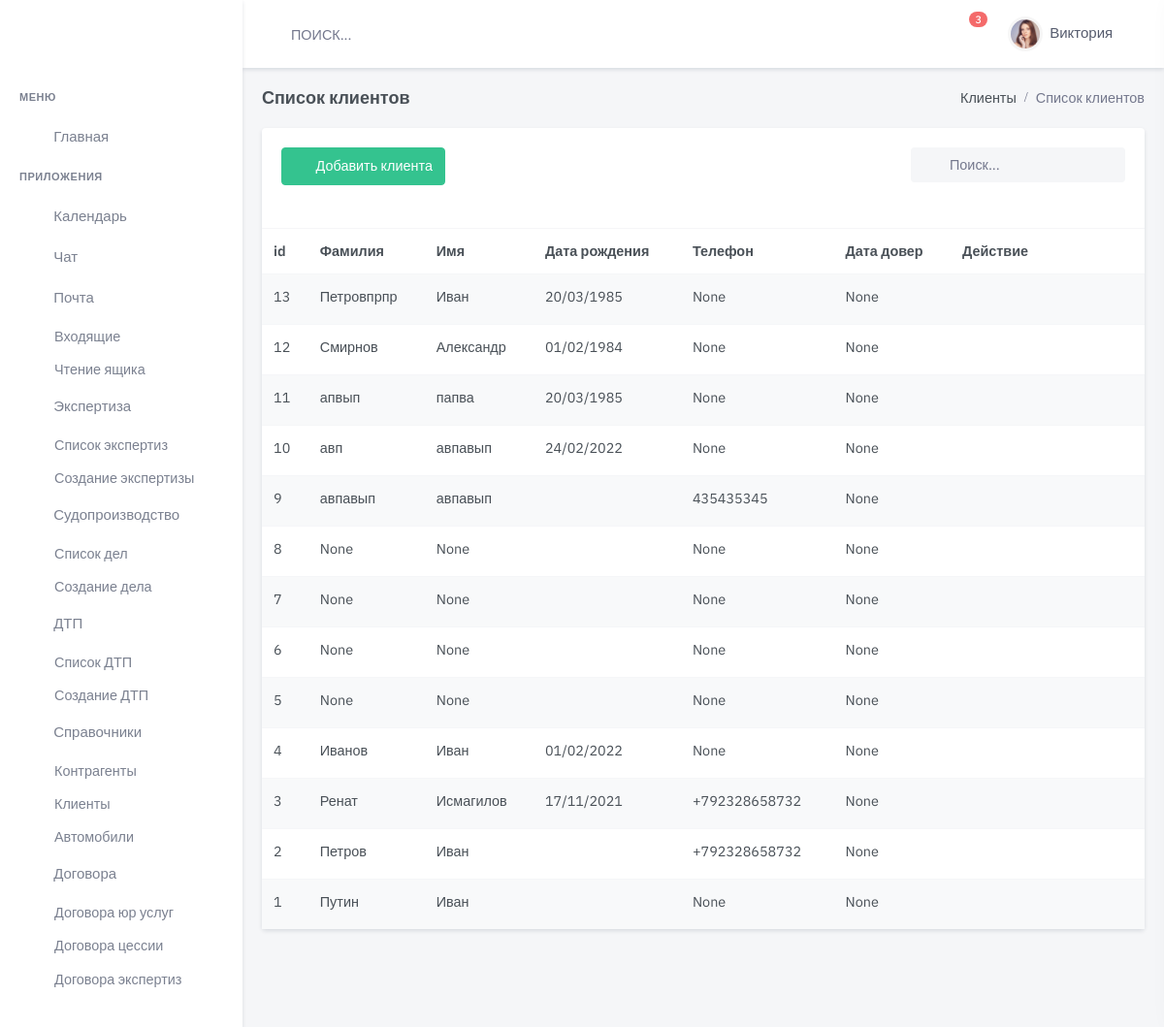
/client/, run on an earlier commit of the app's database.
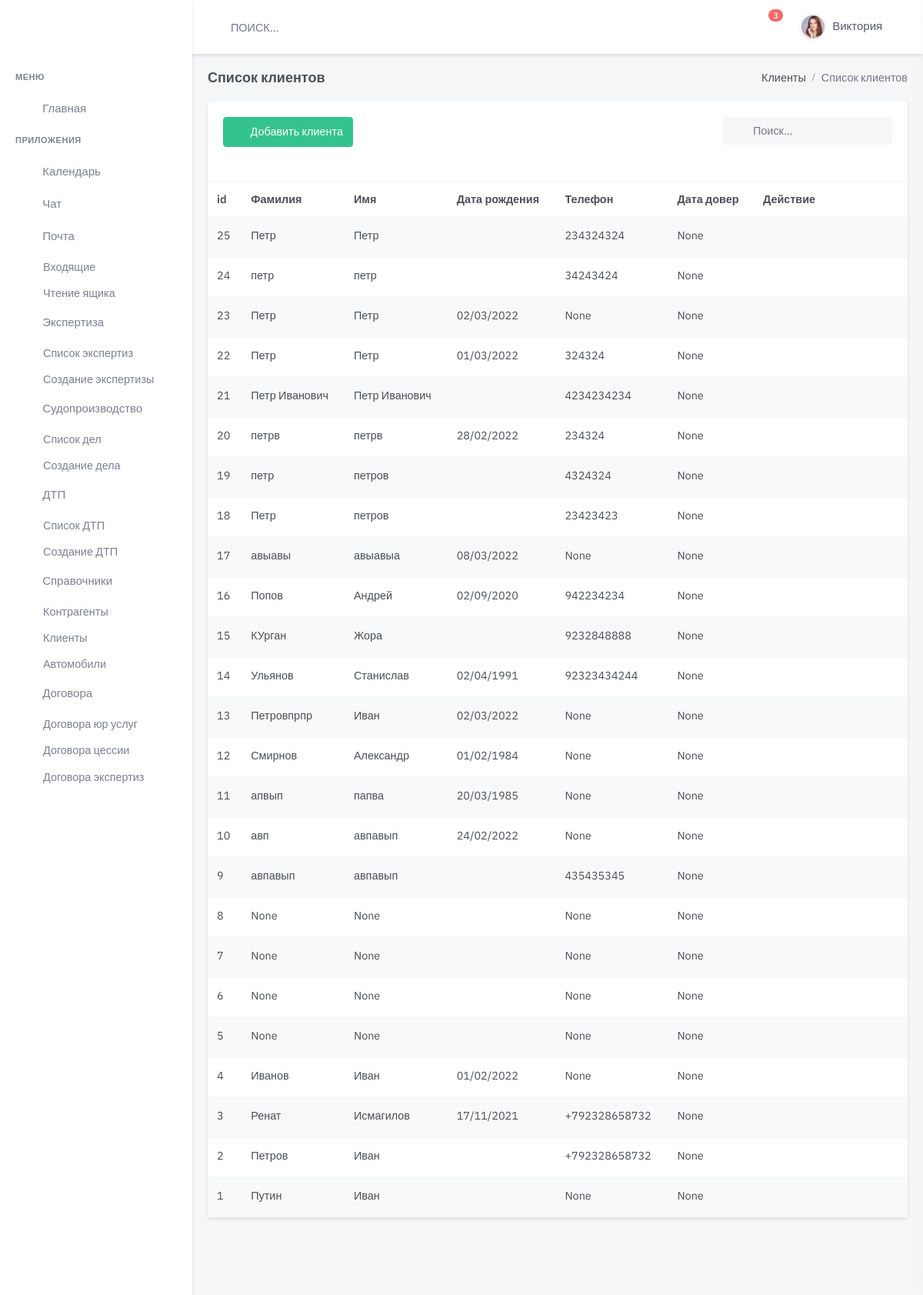
And on a later commit of the database.
### client/models.py (models this page shows, shortened)
class Client(models.Model):
    name = models.CharField(
        max_length=300,
        blank=True,
        null=True,
        verbose_name='Имя ')
    surname = models.CharField(
        max_length=24,
        blank=True,
        null=True,
        verbose_name='Фамилия ')
    midlename = models.CharField(
        max_length=24,
        blank=True,
        null=True,
        verbose_name='Отчество ')
    phone = models.CharField(
        max_length=50,
        blank=True,
        null=True,
        verbose_name='Номер телефона')
    phone2 = models.CharField(
        max_length=50,
        blank=True,
        null=True,
        verbose_name='Номер телефона 1')
    serial_pass = models.CharField(
        max_length=5,
        blank=True,
        null=True,
        verbose_name='Серия паспорта',
        help_text="Вводится 4 цифры без пробела")
    number_pass = models.IntegerField(
        blank=True,
        null=True,
        verbose_name='Номер паспорта',
        help_text="Вводится 6 цифр без пробела")
    enter_org = models.CharField(
        max_length=100,
        blank=True,
        null=True,
        verbose_name='Кем выдан',
        help_text="УВД,ОВД,ЗАГС, МВД")
    data_create = models.DateField(
        blank=True,
        null=True,
        verbose_name='Дата выдачи')
    adress_reg = models.CharField(
        max_length=50,
        blank=True,
        verbose_name='Место регистрации')
    adress_home = models.CharField(
        max_length=50, blank=True,
        verbose_name='Место жительства')
    date_birth = models.DateField(
        blank=True,
        null=True,
        verbose_name='Дата рождения')
    point_birth = models.CharField(
        max_length=50,
        blank=True,
        verbose_name='Место рождение')
    doc_pass = models.FileField(
        default=None,
        blank=True,
        upload_to='client/upload/pasport/',
        verbose_name="Фото паспорта")
    serial_lic = models.CharField(
        max_length=24,
        blank=True,
        null=True,
        default=None,
        verbose_name='Серия ВУ',
        help_text="Вводится 4 цифры без пробела")
    number_lic = models.CharField(
        max_length=100,
        blank=True,
        null=True,
        default=None,
        verbose_name='Номер ВУ',
        help_text="Вводится 6 цифр без пробела")
    enter_lic = models.CharField(
        max_length=100,
        blank=True,
        null=True,
        default=None,
        verbose_name='Кем выдан ГИБДД')
    create_lic = models.DateField(
        blank=True,
        null=True,
        default=None,
        verbose_name='Дата  выдачи')
    adress_lic = models.CharField(
        max_length=100,
        blank=True,
        null=True,
        default=None,
        verbose_name='Место выдачи ВУ')
    category = models.CharField(
        max_length=50,
        blank=True,
        null=True,
        default=None,
        verbose_name='Категории прав',
        help_text="B,C,D,E,BC,DE,A")
    doc_lic = models.FileField(
        upload_to='assets/img/products_images/',
        null=True,
        default=None,
        blank=True,
        verbose_name="Фото ВУ")
    post_mail = models.EmailField(
        max_length=24,
        blank=True,
        null=True,
        verbose_name='Адрес Эл.почты')
    link_social = models.URLField(
        max_length=24,
        blank=True,
        null=True,
        default=None,
        verbose_name='Адрес в соц.сети')
    attorney = models.DateField(
        blank=True,
        null=True,
        default=None,
        verbose_name='Дата  Окончание доверенности')
    doc_attorney = models.FileField(
        upload_to='upload/doc_attorney/',
        null=True,
        default=None,
        blank=True,
        verbose_name="Файл Доверенности")
    doc_requisites = models.FileField(
        upload_to='upload/doc_requisites/',
        null=True,
        default=None,
        blank=True,
        verbose_name="Файл Реквизитов банк")
    draft = models.BooleanField("Черновик", default=False)
    is_active = models.BooleanField(default=True)
    created = models.DateTimeField(auto_now_add=True, auto_now=False)
    updated = models.DateTimeField(auto_now_add=False, auto_now=True)
    class Meta:
        verbose_name = "Клиент  "
        verbose_name_plural = "Клиенты"
        ordering = ['-created']

### client/views.py (the view)
# urls.py: path('', views.client_list, name='client-list'),
def client_list(request):
    clients = models.Client.objects.all()
    return render(request, 'dist/handbk/person/client-list.html', {'results': clients})

### templates/dist/handbk/person/client-list.html (shortened to what this page needs)
{% extends 'dist/index.html' %}
{% load static %}
{% block content %}
  <div class="main-content">
    <div class="page-content">
      <div class="container-fluid">
        <div class="row">
          <div class="col-12">
            <div class="page-title-box d-flex align-items-center justify-content-between">
              <h4 class="mb-0">Список клиентов</h4>
              <div class="page-title-right">
                <ol class="breadcrumb m-0">
                  <li class="breadcrumb-item"><a href="javascript: void(0);">Клиенты</a></li>
                  <li class="breadcrumb-item active">Список клиентов</li>
                </ol>
              </div>
            </div>
          </div>
        </div>
        <div class="row">
          <div class="col-lg-12">
            <div class="card">
              <div class="card-body">
                <div class="row mb-2">
                  <div class="col-md-6">
                    <div class="mb-3">
                      <a href='{% url 'client-new' %}' class="btn btn-success waves-effect waves-light">
                        <i class="mdi mdi-plus me-2"></i> Добавить клиента</a>
                    </div>
                  </div>
                  <div class="col-md-6">
                    <div class="form-inline float-md-end mb-3">
                      <div class="search-box ms-2">
                        <div class="position-relative">
                          <input type="text" class="form-control rounded bg-light border-0" placeholder="Поиск...">
                          <i class="mdi mdi-magnify search-icon"></i>
                        </div>
                      </div>
                    </div>
                  </div>
                </div>
              </div>
              <table class="table table-striped table-nowrap mb-0">
                <thead>
                <tr>
                  <th scope="col">id</th>
                  <th scope="col">Фамилия</th>
                  <th scope="col">Имя</th>
                  <th scope="col">Дата рождения</th>
                  <th scope="col">Телефон</th>
                  <th scope="col">Дата довер</th>
                  <th scope="col" style="width: 200px;">Действие</th>
                </tr>
                </thead>
                <tbody>
                {% for item in results %}
                  <tr>
                    <td>
                      <a href="#" class="text-body">{{ item.id }}</a>
                    </td>
                    <td>{{ item.surname }}</td>
                    <td>{{ item.name }}</td>
                    <td>{{ item.date_birth|date:"d/m/Y" }}</td>
                    <td>{{ item.phone }}</td>
                    <td>{{ item.attorney }}</td>
                    <td>
                      <ul class="list-inline mb-0">
                        <li class="list-inline-item dropdown">
                          <a class="text-muted dropdown-toggle font-size-18 px-2" href="#" role="button"
                             data-bs-toggle="dropdown" aria-haspopup="true">
                          </a>
                        </li>
                      </ul>
                    </td>
                  </tr>
                {% endfor %}
                </tbody>
              </table>
            </div>
          </div>
        </div>
      </div>
    </div>
  </div>
{% endblock content %}

### templates/dist/index.html (shortened to what this page needs)
{% load static %}
<!DOCTYPE html>
<div lang="ru">
  <head>
    <link href="/static/assets/css/bootstrap.min.css" id="bootstrap-style" rel="stylesheet" type="text/css"/>
    <link href="/static/assets/libs/@chenfengyuan/datepicker/datepicker.min.css" rel="stylesheet">
    <link href="/static/assets/libs/bootstrap-datepicker/css/bootstrap-datepicker.min.css" rel="stylesheet' %}">
    <link href="/static/assets/css/icons.min.css" rel="stylesheet" type="text/css"/>
    <link href="/static/assets/libs/select2/css/select2.min.css" rel="stylesheet" type="text/css"/>
    <link href="/static/assets/libs/datatables.net-responsive-bs4/css/responsive.bootstrap4.min.css"
          rel="stylesheet" type="text/css"/>
    <link href="/static/assets/css/app.min.css" id="app-style" rel="stylesheet" type="text/css"/>
  </head>
  <body>
  <div id="layout-wrapper">
    <header id="page-topbar">
      <div class="navbar-header">
        <div class="d-flex">
          <form class="app-search d-none d-lg-block">
            <div class="position-relative">
              <input type="text" class="form-control" placeholder="ПОИСК...">
            </div>
          </form>
        </div>
        <div class="d-flex">
          <div class="dropdown d-none d-lg-inline-block ms-1">
            <button type="button" class="btn header-item noti-icon waves-effect"
                    data-bs-toggle="dropdown" aria-haspopup="true" aria-expanded="false">
            </button>
            <div class="dropdown d-none d-lg-inline-block ms-1">
              <button type="button" class="btn header-item noti-icon waves-effect"
                      data-bs-toggle="fullscreen">
              </button>
            </div>
            <div class="dropdown d-inline-block">
              <button type="button" class="btn header-item noti-icon waves-effect"
                      id="page-header-notifications-dropdown"
                      data-bs-toggle="dropdown" aria-haspopup="true" aria-expanded="false">
                <span class="badge bg-danger rounded-pill">3</span>
              </button>
            </div>
            <div class="dropdown d-inline-block">
              <button type="button" class="btn header-item waves-effect" id="page-header-user-dropdown"
                      data-bs-toggle="dropdown" aria-haspopup="true" aria-expanded="false">
                <img class="rounded-circle header-profile-user"
                     src="{% static 'assets/images/users/avatar-4.jpg' %}"
                     alt="Header Avatar">
                <span class="d-none d-xl-inline-block ms-1 fw-medium font-size-15">Виктория</span>
              </button>
            </div>
            <div class="dropdown d-inline-block">
              <button type="button" class="btn header-item noti-icon right-bar-toggle waves-effect">
              </button>
            </div>
          </div>
        </div>
      </div>
    </header>
    <div class="vertical-menu">
      <button type="button" class="btn btn-sm px-3 font-size-16 header-item waves-effect vertical-menu-btn">
        <i class="fa fa-fw fa-bars"></i>
      </button>
      <div data-simplebar class="sidebar-menu-scroll">
        <div id="sidebar-menu">
          <ul class="metismenu list-unstyled" id="side-menu">
            <li class="menu-title">Меню</li>
            <li>
              <a href="index.html">
                <i class="uil-home-alt"></i>
                <span>Главная</span>
              </a>
            </li>
            <li class="menu-title">Приложения</li>
            <li>
              <a href={% url 'calendar' %} class="waves-effect">
                <i class="uil-calender"></i>
                <span>Календарь</span>
              </a>
            </li>
            <li>
              <a href="chat.html" class=" waves-effect">
                <i class="uil-comments-alt"></i>
                <span>Чат</span>
              </a>
            </li>
            <li>
              <a href="javascript: void(0);" class="has-arrow waves-effect">
                <i class="uil-envelope"></i>
                <span>Почта</span>
              </a>
              <ul class="sub-menu" aria-expanded="false">
                <li><a href="email-inbox.html">Входящие</a></li>
                <li><a href="email-read.html">Чтение ящика</a></li>
              </ul>
            </li>
            <li>
              <a href="javascript: void(0);" class="has-arrow waves-effect">
                <i class="uil-invoice"></i>
                <span>Экспертиза</span>
              </a>
              <ul class="sub-menu" aria-expanded="false">
                <li><a href={% url 'expert-list' %}>Список экспертиз</a></li>
                <li><a href={% url 'expert-new' %}>Создание экспертизы</a></li>
              </ul>
            </li>
            <li>
              <a href="javascript: void(0);" class="has-arrow waves-effect">
                <i class="uil-invoice"></i>
                <span>Судопроизводство</span>
              </a>
              <ul class="sub-menu" aria-expanded="false">
                <li><a href={% url 'court-list' %}>Список дел</a></li>
                <li><a href={% url 'court-new' %}>Создание дела</a></li>
              </ul>
            </li>
            <li>
              <a href="javascript: void(0);" class="has-arrow waves-effect">
                <i class="uil-invoice"></i>
                <span>ДТП</span>
              </a>
              <ul class="sub-menu" aria-expanded="false">
                <li><a href={% url 'accident-list' %}>Список ДТП</a></li>
                <li><a href={% url 'accident-new' %}>Создание ДТП</a></li>
              </ul>
            </li>
            <li>
              <a href="javascript: void(0);" class="has-arrow waves-effect">
                <i class="uil-book-alt"></i>
                <span>Справочники</span>
              </a>
              <ul class="sub-menu" aria-expanded="false">
                <li><a href={% url 'company-list' %}>Контрагенты</a></li>
                <li><a href={% url 'client-list' %}>Клиенты</a></li>
                <li><a href={% url 'auto-list' %}>Автомобили</a></li>
              </ul>
            </li>
            <li>
              <a href="javascript: void(0);" class="has-arrow waves-effect">
                <i class="uil-invoice"></i>
                <span>Договора</span>
              </a>
              <ul class="sub-menu" aria-expanded="false">
                <li><a href={% url 'expert-list' %}>Договора юр услуг</a></li>
                <li><a href={% url 'expert-list' %}>Договора цессии</a></li>
                <li><a href={% url 'expert-list' %}>Договора экспертиз</a></li>
              </ul>
            </li>
          </ul>
        </div>
      </div>
    </div>
    {% block content %}{% endblock %}
    </div>
    </div>
    <link href="/static/assets/libs/datatables.net-bs4/css/dataTables.bootstrap4.min.css" rel="stylesheet"
          type="text/css"/>
    <link href="/static/assets/libs/datatables.net-buttons-bs4/css/buttons.bootstrap4.min.css" rel="stylesheet"
          type="text/css"/>
  </body>
</html>

What changed in the data, as far as the page shows it:
added Client: id "25", surname "Петр", name "Петр", phone "234324324", attorney "None"
added Client: id "24", surname "петр", name "петр", phone "34243424", attorney "None"
added Client: id "23", surname "Петр", name "Петр", date_birth "02/03/2022", phone "None", attorney "None"
added Client: id "22", surname "Петр", name "Петр", date_birth "01/03/2022", phone "324324", attorney "None"
added Client: id "21", surname "Петр Иванович", name "Петр Иванович", phone "4234234234", attorney "None"
added Client: id "20", surname "петрв", name "петрв", date_birth "28/02/2022", phone "234324", attorney "None"
added Client: id "19", surname "петр", name "петров", phone "4324324", attorney "None"
added Client: id "18", surname "Петр", name "петров", phone "23423423", attorney "None"
added Client: id "17", surname "авыавы", name "авыавыа", date_birth "08/03/2022", phone "None", attorney "None"
added Client: id "16", surname "Попов", name "Андрей", date_birth "02/09/2020", phone "942234234", attorney "None"
added Client: id "15", surname "КУрган", name "Жора", phone "9232848888", attorney "None"
added Client: id "14", surname "Ульянов", name "Станислав", date_birth "02/04/1991", phone "92323434244", attorney "None"
changed Client "Петровпрпр": date_birth "20/03/1985" → "02/03/2022"
